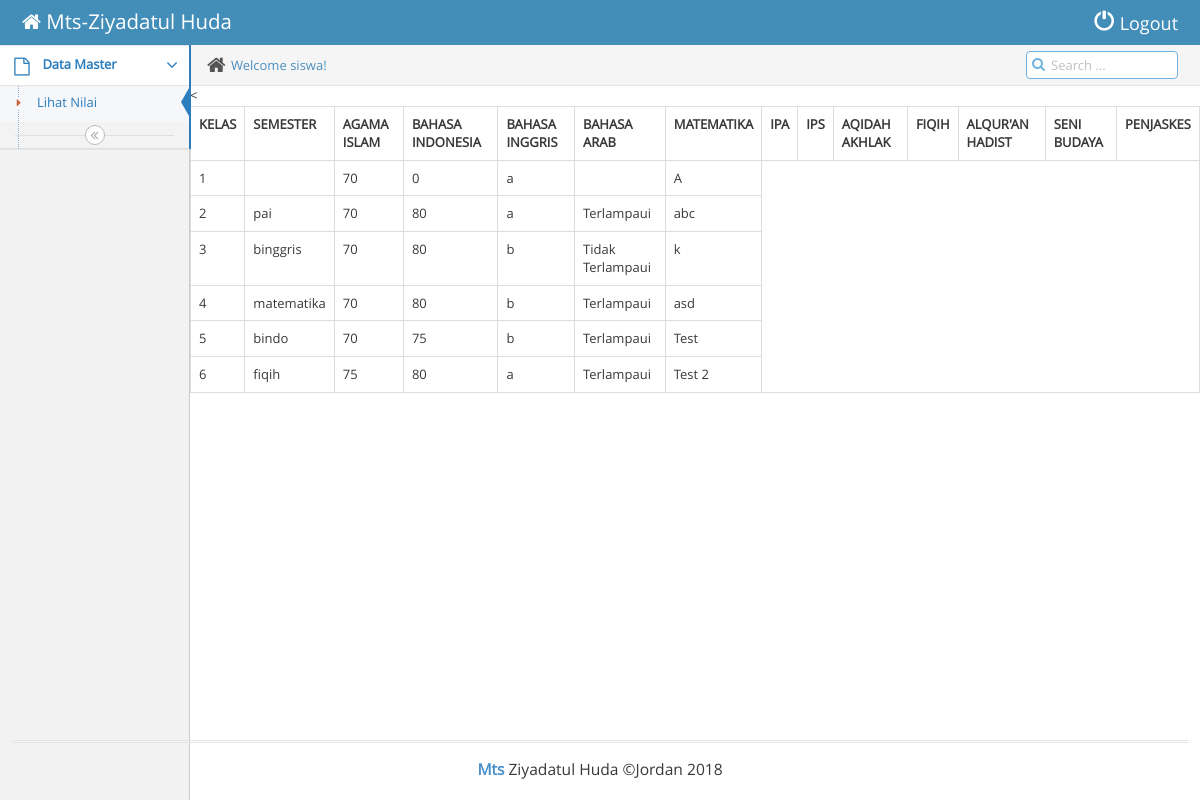
/siswa/index.php (signed in), run on an earlier commit of the app's database.
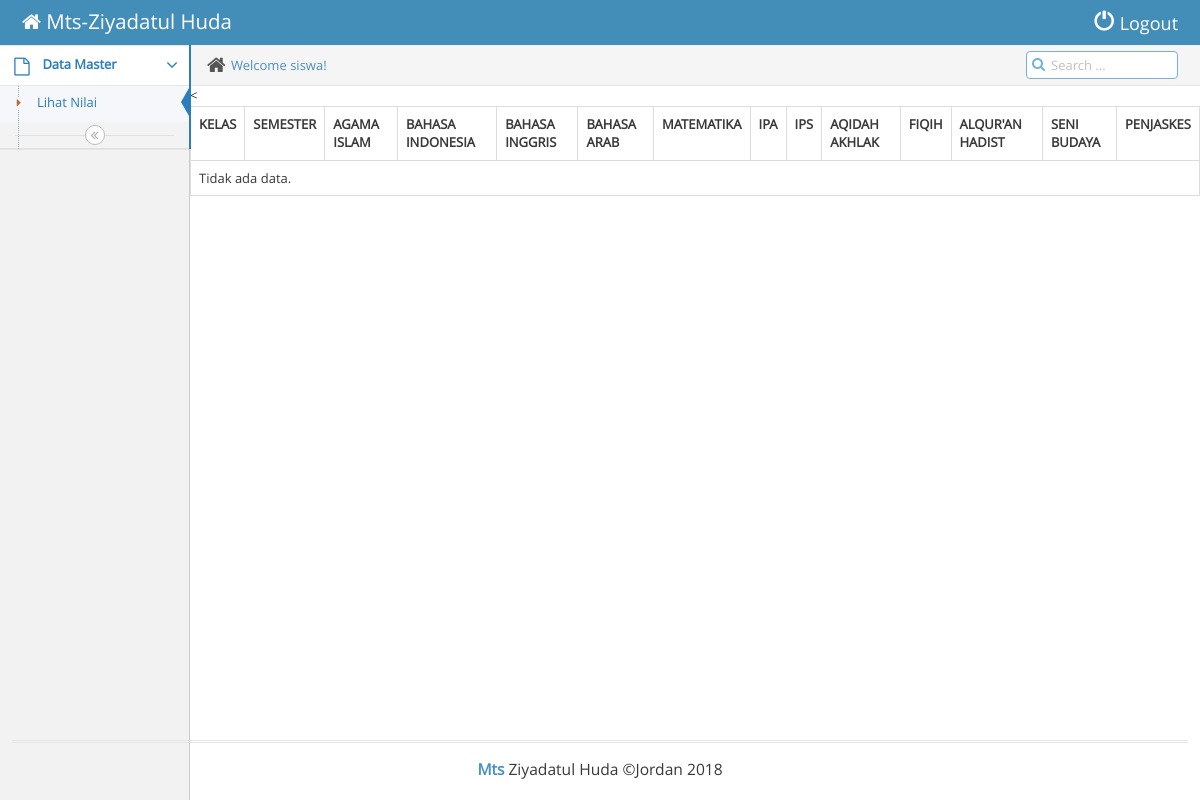
And on a later commit of the database.
### tables this page shows
CREATE TABLE `input_nilai` (
  `id` int(10) NOT NULL,
  `id_siswa` int(10) NOT NULL,
  `kelas` int(5) NOT NULL,
  `semester` varchar(10) NOT NULL,
  `pai` int(5) NOT NULL,
  `pai_huruf` varchar(30) NOT NULL,
  `kkm_pai` int(5) NOT NULL,
  `bindo` int(5) NOT NULL,
  `bindo_huruf` varchar(30) NOT NULL,
  `kkm_bindo` int(5) NOT NULL,
  `binggris` int(5) NOT NULL,
  `binggris_huruf` int(30) NOT NULL,
  `kkm_binggris` int(5) NOT NULL,
  `barab` int(5) NOT NULL,
  `barab_huruf` int(30) NOT NULL,
  `kkm_barab` int(5) NOT NULL,
  `matematika` int(5) NOT NULL,
  `matematika_huruf` varchar(30) NOT NULL,
  `kkm_matematika` int(5) NOT NULL,
  `ipa` int(5) NOT NULL,
  `ipa_huruf` varchar(30) NOT NULL,
  `kkm_ipa` int(5) NOT NULL,
  `ips` int(5) NOT NULL,
  `ips_huruf` varchar(30) NOT NULL,
  `kkm_ips` int(5) NOT NULL,
  `aqidah` int(5) NOT NULL,
  `aqidah_huruf` varchar(30) NOT NULL,
  `kkm_aqidah` int(5) NOT NULL,
  `fiqih` int(5) NOT NULL,
  `fiqih_huruf` varchar(30) NOT NULL,
  `kkm_fiqih` int(5) NOT NULL,
  `qurdis` int(5) NOT NULL,
  `qurdis_huruf` varchar(30) NOT NULL,
  `kkm_qurdis` int(5) NOT NULL,
  `ski` int(5) NOT NULL,
  `ski_huruf` varchar(30) NOT NULL,
  `kkm_ski` int(5) NOT NULL,
  `senbud` int(5) NOT NULL,
  `senbud_huruf` varchar(30) NOT NULL,
  `kkm_senbud` int(5) NOT NULL,
  `penjaskes` int(5) NOT NULL,
  `penjaskes_huruf` varchar(30) NOT NULL,
  `kkm_penjaskes` int(5) NOT NULL,
  `predikat` varchar(10) NOT NULL,
  `keterangan` varchar(30) NOT NULL,
  `deskripsi` varchar(100) NOT NULL,
  `budi_pekerti` varchar(30) NOT NULL,
  `sakit` int(5) NOT NULL,
  `izin` int(5) NOT NULL,
  `alfa` int(5) NOT NULL
);

### siswa/dashboard_siswa.php (the view)
<?php
 include "../action/koneksi.php";
 ?>
<<div class="table-responsive">
    <table class="table table-bordered" id="" width="100%" cellspacing="0">
  <tr>
          <th>KELAS</th>
          <th>SEMESTER</th>
          <th>AGAMA ISLAM</th>
          <th>BAHASA INDONESIA</th>
          <th>BAHASA INGGRIS</th>
          <th>BAHASA ARAB</th>
          <th>MATEMATIKA</th>
          <th>IPA</th>
          <th>IPS</th>
          <th>AQIDAH AKHLAK</th>
          <th>FIQIH</th>
          <th>ALQUR'AN HADIST</th>
          <th>SENI BUDAYA</th>
          <th>PENJASKES</th>
  </tr>
  <?php $urut = (isset($_GET['urut']) ? strtolower($_GET['urut']) : NULL);  ?>
  <?php
        if($urut){
          $sql = mysqli_query($koneksi, "SELECT * FROM input_nilai");
        }else{
          $sql = mysqli_query($koneksi, "SELECT * FROM input_nilai");
        }
        if(mysqli_num_rows($sql) == 0){
          echo '<tr><td colspan="15">Tidak ada data.</td></tr>';
        }else{
          $no = 1;
          while($row = mysqli_fetch_assoc($sql)){
            echo '
            <tr>
              <td>'.$no.'</td>
              <td>'.$row['mata_pelajaran'].'</td>
              <td>'.$row['kkm'].'</td>
              <td>'.$row['nilai_angka'].'</td>
              <td>'.$row['predikat'].'</td>
              <td>'.$row['keterangan'].'</td>
              <td>'.$row['deskripsi'].'</td>';
            echo'
              </td>
            </tr>
            ';
            $no++;
          }
        }
        ?>
    </table>
</div>
</div>

### siswa/index.php (shortened to what this page needs)
<?php
	if(isset($_SESSION['username'])) {
		include "../action/koneksi.php";
		if(isset($_GET['page'])) $page = $_GET['page'];
				    else $page = "index";
?>
<!DOCTYPE html>
<html lang="en">
	<head>
		<link rel="stylesheet" href="../assets/css/bootstrap.min.css" />
		<link rel="stylesheet" href="../assets/font-awesome/4.2.0/css/font-awesome.min.css" />
		<link rel="stylesheet" href="../assets/css/ace.min.css" class="ace-main-stylesheet" id="main-ace-style" />
	</head>
	<body class="no-skin">
		<div id="navbar" class="navbar navbar-default">
			<div class="navbar-container" id="navbar-container">
				<div class="navbar-header pull-left">
					<a href="../siswa/index.php" class="navbar-brand">
						<small>
							<i class="fa fa-home"></i>
							Mts-Ziyadatul Huda
						</small>
					</a>
				</div>
				<div class="navbar-header pull-right">
					<a href="../action/proses_logout.php" class="navbar-brand">
						<small>
							<span class="glyphicon">&#xe017;</span>
							<font size="4">
							Logout </font>
						</small>
					</a>
				</div>
			</div>
		</div>
		<div class="main-container" id="main-container">
			<div id="sidebar" class="sidebar                  responsive">
				<ul class="nav nav-list">
					<li class="active open">
						<a href="#" class="dropdown-toggle">
							<i class="menu-icon fa fa-file-o"></i>
							<span class="menu-text">
								Data Master
							</span>
							<b class="arrow fa fa-angle-down"></b>
						</a>
						<ul class="submenu">
							<li class="active">
								<a href="#">
									<i class="menu-icon fa fa-caret-right"></i>
									Lihat Nilai
								</a>
							</li>
				<div class="sidebar-toggle sidebar-collapse" id="sidebar-collapse">
					<i class="ace-icon fa fa-angle-double-left" data-icon1="ace-icon fa fa-angle-double-left" data-icon2="ace-icon fa fa-angle-double-right"></i>
				</div>
			</div>
			<div class="main-content">
				<div class="main-content-inner">
					<div class="breadcrumbs" id="breadcrumbs">
						<ul class="breadcrumb">
							<li>
								<i class="ace-icon fa fa-home home-icon"></i>
								<a href="#">Welcome <?php echo $_SESSION['username'] ?>!</a>
							</li>
						</ul>
						<div class="nav-search" id="nav-search">
							<form class="form-search">
								<span class="input-icon">
									<input type="text" placeholder="Search ..." class="nav-search-input" id="nav-search-input" autocomplete="off" />
									<i class="ace-icon fa fa-search nav-search-icon"></i>
								</span>
							</form>
						</div>
					</div>
				</div>
			<?php
				if ($page == 'index'){
					include 'dashboard_siswa.php';
				}
			?>
			</div>
			<div class="footer">
				<div class="footer-inner">
					<div class="footer-content">
						<span class="bigger-120">
							<span class="blue bolder">Mts</span>
							Ziyadatul Huda ©Jordan 2018
						</span>
			</div>
		</div>
	</body>
</html>
<?php
}
else
  {
    header("location:../index.php");
  }
?>

What changed in the data, as far as the page shows it:
removed input_nilai: kkm "70", nilai_angka "0", predikat "a", deskripsi "A"
removed input_nilai: mata_pelajaran "pai", kkm "70", nilai_angka "80", predikat "a", keterangan "Terlampaui", deskripsi "abc"
removed input_nilai: mata_pelajaran "binggris", kkm "70", nilai_angka "80", predikat "b", keterangan "Tidak Terlampaui", deskripsi "k"
removed input_nilai: mata_pelajaran "matematika", kkm "70", nilai_angka "80", predikat "b", keterangan "Terlampaui", deskripsi "asd"
removed input_nilai: mata_pelajaran "bindo", kkm "70", nilai_angka "75", predikat "b", keterangan "Terlampaui", deskripsi "Test"
removed input_nilai: mata_pelajaran "fiqih", kkm "75", nilai_angka "80", predikat "a", keterangan "Terlampaui", deskripsi "Test 2"
Also different on the page:
text now shown: "Tidak ada data."
